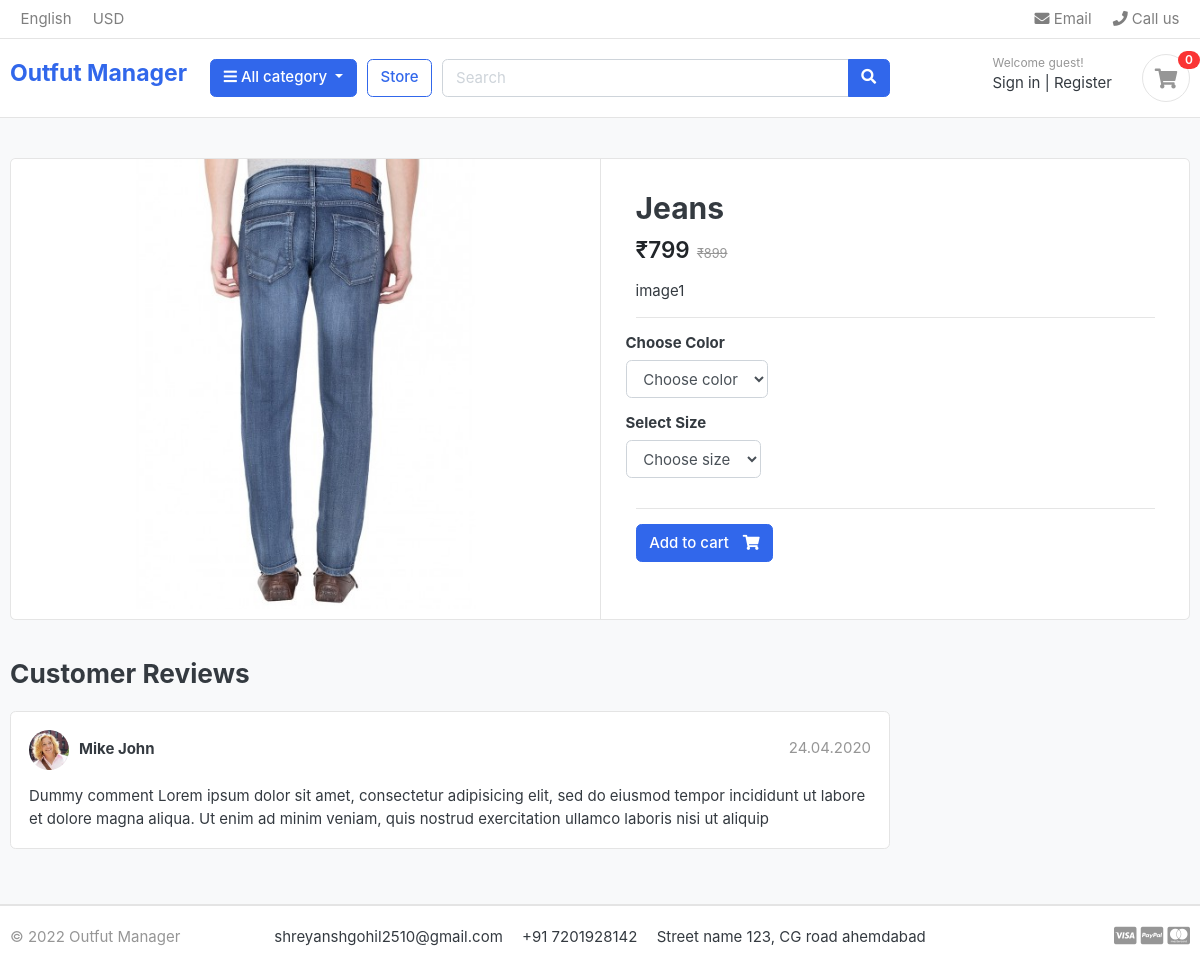
The page /single_product/0744d7ba-a78d-4493-af4a-786606747fcb/ on the database its author committed.
### store/models.py (models this page shows, shortened)
class Product(models.Model):
    category = models.ForeignKey(Category,on_delete=models.CASCADE)
    product_name = models.CharField(max_length=200)
    product_desc = models.TextField()
    price_main = models.IntegerField(validators=[MinValueValidator(0)],blank=True,null=True)
    price_discount = models.IntegerField(validators=[MinValueValidator(0)])
    product_img = models.ImageField(default='default/default.jpg',null=True,blank =True,upload_to ='products' )
    stock = models.IntegerField(validators=[MinValueValidator(0)])
    is_available = models.BooleanField(default=True)
    modified_date = models.DateTimeField(auto_now=True)
    colors = models.ManyToManyField('Color')
    sizes = models.ManyToManyField('Size')
    created = models.DateTimeField(auto_now_add=True,null=True)
    id = models.UUIDField(default = uuid.uuid4,unique = True,primary_key = True,editable = False)

### store/views.py (the view)
# urls.py: path('single_product/<str:pk>/',views.single_product,name='single_product'),
def single_product(request, pk):
    single_product = Product.objects.get(id=pk)
    in_cart = CartItem.objects.filter(cart__cart_id=_cart_id(request), product=single_product).exists()
    context = {'product': single_product, 'in_cart': in_cart}
    return render(request, 'store/single-product.html', context)

### store/context_processors.py (called while the page is built)
def menu_links(requst):
    links = Category.objects.all()
    return dict(links=links)

def counter(request):
    cart_count = 0
    cart = Cart.objects.filter(cart_id=_cart_id(request))
    if request.user.is_authenticated:
        cart_iteams = CartItem.objects.all().filter(user = request.user)
    else:
        cart_iteams = CartItem.objects.all().filter(cart=cart[:1])
    for cart_iteam in cart_iteams:
        cart_count += cart_iteam.quantity
    return dict(cart_count=cart_count)

### store/models.py (called while the page is built)
    def cat_url(self):
        return reverse('store_cat',args=[self.category_name])

### store/views.py (called while the page is built)
def _cart_id(request):
    cart = request.session.session_key
    if not cart:
        cart = request.session.create()
    return cart

### store/templates/store/single-product.html (shortened to what this page needs)
{%extends 'main.html'%}
{%block content%}
<section class="section-content padding-y bg">
  <div class="container">
    <div class="card">
      <div class="row no-gutters">
        <aside class="col-md-6">
          <article class="gallery-wrap">
            <div class="img-big-wrap">
              <a href="{{product.product_img.url}}"><img src="{{product.product_img.url}}"></a>
            </div>
          </article>
        </aside>
        <main class="col-md-6 border-left">
          <form action="{% url 'add_cart' product.id %}" method="get">
          <article class="content-body">
            <h2 class="title">{{product.product_name}}</h2>
            <div class="mb-3">
              <var class="price h4">&#8377;{{product.price_discount}}</var>
              {%if product.price_main%}
              <del class="price-old">&#8377;{{product.price_main}}</del>
              {%endif%}
            </div>
            <p>{{product.product_desc}}</p>
            <hr>
            <div class="row">
              <div class="item-option-select">
                <h6>Choose Color</h6>
                <select name="color" class="form-control" >
                  <option value="" disabled selected >Choose color</option>
                </select>
              </div>
            </div>
            <div class="row">
              <div class="item-option-select">
                <h6>Select Size</h6>
                <select name="size" class="form-control" required>
                  <option value="" disabled selected>Choose size</option>
                </select>
              </div>
            </div>
            <hr>
            {%if product.is_available%}
                {%if product.stock > 0 %}
                        <button type="submit"  class="btn  btn-primary"> <span class="text">Add to cart</span> <i
                          class="fas fa-shopping-cart"></i> </button>
                {%else%}
                    <h5 class="text-danger">Sorry! Product is out of stock</h5>
                {%endif%}
            {%else%}
                <h5 class="text-danger">Sorry! Product is Unavailable</h5>
            {%endif%}
          </article>
        </form>
        </main>
      </div>
    </div>
    <br>
    <div class="row">
      <div class="col-md-9">
        <header class="section-heading">
          <h3>Customer Reviews </h3>
        </header>
        <article class="box mb-3">
          <div class="icontext w-100">
            <img src="./images/avatars/avatar1.jpg" class="img-xs icon rounded-circle">
            <div class="text">
              <span class="date text-muted float-md-right">24.04.2020 </span>
              <h6 class="mb-1">Mike John </h6>
            </div>
          </div>
          <div class="mt-3">
            <p>
              Dummy comment Lorem ipsum dolor sit amet, consectetur adipisicing elit, sed do eiusmod
              tempor incididunt ut labore et dolore magna aliqua. Ut enim ad minim veniam,
              quis nostrud exercitation ullamco laboris nisi ut aliquip
            </p>
          </div>
        </article>
      </div>
    </div>
  </div>
</section>
{%endblock content%}

### static/css/ui.css (style rules this page uses)
html { font-family: "Inter", sans-serif; font-size: 15px; }
.content-body { flex: 1 1 auto; padding: 2rem 2.3rem; }
.img-xs, .img-sm, .img-md, .img-lg { -o-object-fit: cover; object-fit: cover; flex-shrink: 0; flex-grow: 0; }
.img-xs { width: 40px; height: 40px; }
.padding-y { padding-top: 40px; padding-bottom: 40px; }
var { font-style: normal; }
article:after, .form-group:after { display: block; clear: both; content: ""; }
.bg { background-color: #f8f9fa; }
.section-heading { margin-bottom: 20px; margin-top: 15px; }
p:last-child { margin-bottom: 0; }
.btn .text + i { margin-left: 10px; }
.icontext { display: inline-flex; align-items: center; vertical-align: middle; }
.icontext .text { width: 100%; line-height: 1.2; }
.icontext .icon { position: relative; margin-right: 10px; flex-shrink: 0; flex-grow: 0; }
.price { font-weight: 600; color: #212529; }
.price-old { color: #969696; margin-left: 3px; font-size: 85%; }
.box { padding: 18px; background: #fff; border-radius: 0.37rem; border: 1px solid #e4e4e4; }
.box img { max-width: 100%; }
.gallery-wrap .img-big-wrap { margin-bottom: 10px; border-radius: 0.37rem; overflow: hidden; background-color: #fff; }
.gallery-wrap .img-big-wrap a { text-align: center; display: block; }
.gallery-wrap .img-big-wrap img { height: 450px; width: auto; display: inline-block; }
.item-option-select { margin-bottom: 1rem; display: inline-block; margin-right: 15px; }

### rows shown on the page
Product: product_img (picture), product_name "Jeans", price_discount "799", price_main "899", product_desc "image1"

### other values the page prints
{{ cart_count }} "0"
